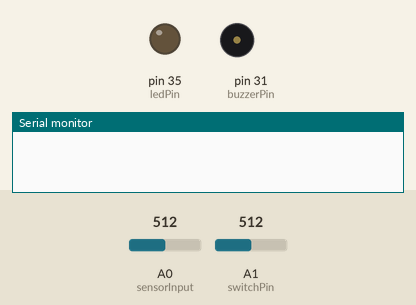
Recording of a sketch running on a simulated Arduino Mega 2560, built with avr-gcc and run on an emulated ATmega2560. Shown: output pins drawn as LEDs (lit = HIGH), buzzer (waves = sounding, pin HIGH), the last lines printed to the serial monitor. Inputs (shaded band) come from the test bench; at power-on: A1 (switchPin) = 512, A0 (sensorInput) = 512. Pins used as bus, display or sensor lines are not drawn.

Above: at 1.2 s.
1.3 s: A1 (switchPin) set to 994
2.8 s: A1 (switchPin) set to 1018
At 4.2 s:
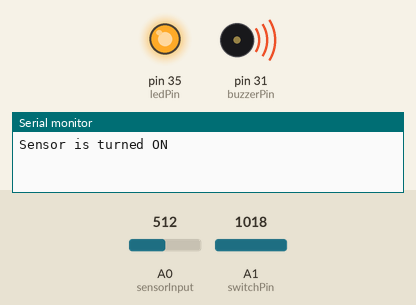
Timing chart, 0 to 5.8 s (numbered marks = the images above; inputs shaded):
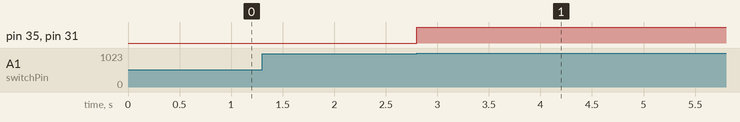

The sketch:

ProximityAlarm.ino
```cpp
bool isOn = false;
bool toggle = false;

int ledPin = 35;
int buzzerPin = 31;
int sensorInput = A0;
int switchPin = A1;
int powerPin = 29;

void setup()
{
  Serial.begin(9600);
  pinMode(ledPin, OUTPUT);
  pinMode(buzzerPin, OUTPUT);
  pinMode(powerPin, OUTPUT);
}

void loop()
{
  if (SwitchCode() == true)
  {
    SensorCode();
  }
}

bool SwitchCode()
{
  if (analogRead(switchPin) > 1000 && toggle == false)
  {
    isOn = !isOn;
    toggle = true;
    Serial.println(isOn?"Sensor is turned ON": "Sensor is turned OFF");
  }
  else if (analogRead(switchPin) <= 1000 && toggle == true)
  {
    toggle = false;
  }

  if (isOn == true)
  {
    digitalWrite(powerPin, HIGH);
    return true;
  }

  digitalWrite(powerPin, LOW);
  return false;
}

void SensorCode()
{
  int sensorValue = analogRead(sensorInput);
  if (sensorValue < 1000)
  {
    digitalWrite(ledPin, HIGH);
    digitalWrite(buzzerPin, HIGH);
  }
  else
  {
    digitalWrite(ledPin, LOW);
    digitalWrite(buzzerPin, LOW);
  }
}
```

Measured:
- the behaviour switches between 1000 and 1001 on A1 (switchPin) (found by bisection; images 0 and 1)
- after the input at 1.3 s, every drawn part: stays the same
- after the input at 2.8 s, pin 35 (ledPin), pin 31 (buzzerPin): LOW → HIGH at once
